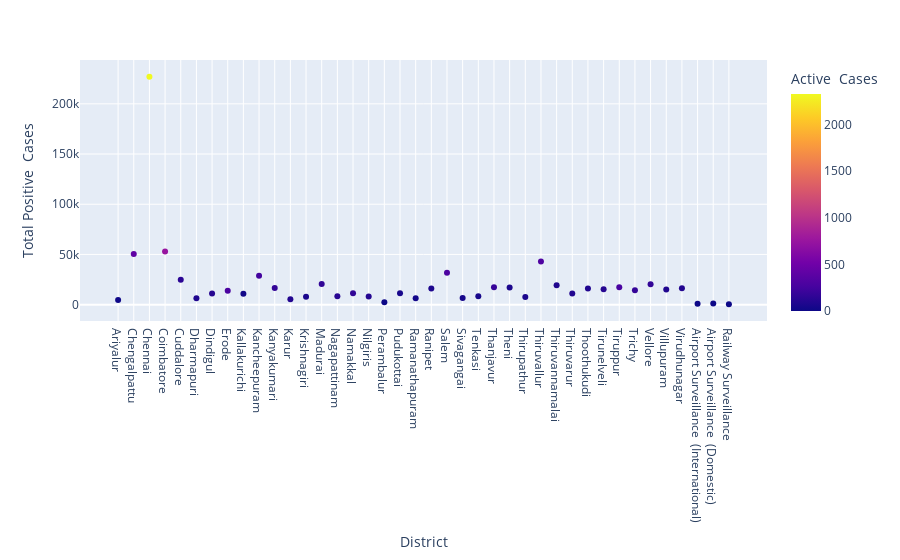

The code cell stored with this chart in its notebook:
### Code cell
fig2 = px.scatter(data, x="District", y="Total Positive  Cases", color="Active  Cases")
fig2.show()

### Figure 1 — Plotly figure (JSON) as saved in the notebook; plotly's stock layout.template omitted (floating-point values rounded to 4 significant figures)
{"data": [{"hovertemplate": "District=%{x}<br>Total Positive  Cases=%{y}<br>Active  Cases=%{marker.color}<extra></extra>", "legendgroup": "", "marker": {"color": [11, 413, 2327, 745, 137, 86, 113, 285, 25, 245, 171, 99, 62, 162, 128, 165, 105, 2, 51, 29, 77, 301, 44, 46, 189, 70, 62, 309, 86, 96, 92, 113, 278, 181, 168, 87, 98, 4, 3, 0], "coloraxis": "coloraxis", "symbol": "circle"}, "mode": "markers", "name": "", "orientation": "v", "showlegend": false, "type": "scatter", "x": ["Ariyalur", "Chengalpattu", "Chennai", "Coimbatore", "Cuddalore", "Dharmapuri", "Dindigul", "Erode", "Kallakurichi", "Kancheepuram", "Kanyakumari", "Karur", "Krishnagiri", "Madurai", "Nagapattinam", "Namakkal", "Nilgiris", "Perambalur", "Pudukottai", "Ramanathapuram", "Ranipet", "Salem", "Sivagangai", "Tenkasi", "Thanjavur", "Theni", "Thirupathur", "Thiruvallur", "Thiruvannamalai", "Thiruvarur", "Thoothukudi", "Tirunelveli", "Tiruppur", "Trichy", "Vellore", "Villupuram", "Virudhunagar", "Airport Surveillance  (International)", "Airport Surveillance  (Domestic)", "Railway Surveillance"], "xaxis": "x", "y": [4644, 50362, 226937, 52821, 24761, 6471, 11019, 13880, 10822, 28858, 16466, 5248, 7921, 20645, 8231, 11309, 8012, 2258, 11439, 6346, 15972, 31815, 6560, 8303, 17300, 16942, 7488, 42884, 19212, 10992, 16132, 15360, 17265, 14310, 20339, 15058, 16415, 930, 1026, 428], "yaxis": "y"}], "layout": {"coloraxis": {"colorbar": {"title": {"text": "Active  Cases"}}, "colorscale": [[0, "#0d0887"], [0.1111, "#46039f"], [0.2222, "#7201a8"], [0.3333, "#9c179e"], [0.4444, "#bd3786"], [0.5556, "#d8576b"], [0.6667, "#ed7953"], [0.7778, "#fb9f3a"], [0.8889, "#fdca26"], [1, "#f0f921"]]}, "legend": {"tracegroupgap": 0}, "margin": {"t": 60}, "xaxis": {"anchor": "y", "domain": [0, 1], "title": {"text": "District"}}, "yaxis": {"anchor": "x", "domain": [0, 1], "title": {"text": "Total Positive  Cases"}}}}
